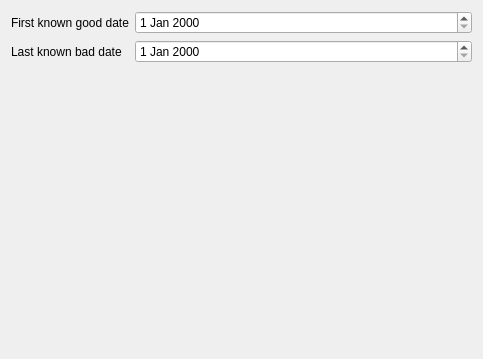
<?xml version="1.0" encoding="UTF-8"?>
<ui version="4.0">
 <class>Nightlies</class>
 <widget class="QWidget" name="Nightlies">
  <property name="geometry">
   <rect>
    <x>0</x>
    <y>0</y>
    <width>483</width>
    <height>359</height>
   </rect>
  </property>
  <property name="windowTitle">
   <string>Form</string>
  </property>
  <layout class="QHBoxLayout" name="horizontalLayout">
   <item>
    <layout class="QFormLayout" name="formLayout">
     <item row="0" column="0">
      <widget class="QLabel" name="label">
       <property name="text">
        <string>First known good date</string>
       </property>
      </widget>
     </item>
     <item row="0" column="1">
      <widget class="QDateEdit" name="start_date"/>
     </item>
     <item row="1" column="0">
      <widget class="QLabel" name="label_2">
       <property name="text">
        <string>Last known bad date</string>
       </property>
      </widget>
     </item>
     <item row="1" column="1">
      <widget class="QDateEdit" name="end_date"/>
     </item>
    </layout>
   </item>
  </layout>
 </widget>
 <resources/>
 <connections/>
</ui>
